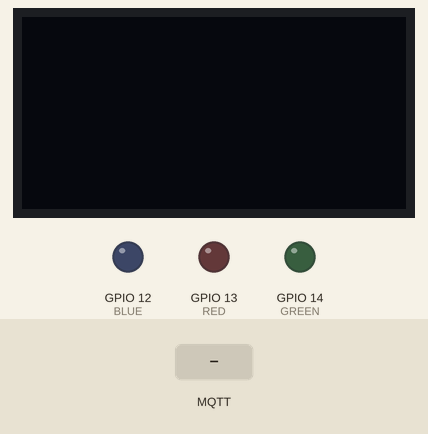
This sketch was run on a simulated ESP32. Shown: 128×64 one-colour display, output pins drawn as LEDs (lit = HIGH). The inputs (shaded band) are chosen by the test bench. WiFi joins after 1.5 s; servers stay silent unless stated; no MQTT or app messages arrive unless stated; what the sketch prints to the serial monitor is not drawn.

Above: at 2.7 s.
2.8 s: MQTT message "HOT!" arrives on the third subscribed topic
At 4.1 s:
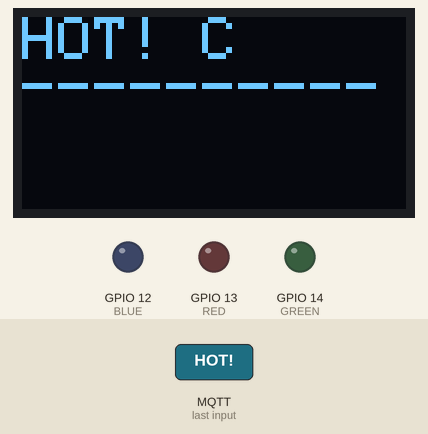
5.1 s: MQTT message "GOOD!" arrives on the third subscribed topic
At 6.2 s:
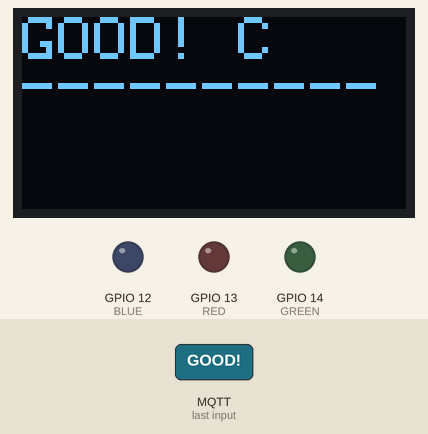
7.3 s: MQTT message "COLD!" arrives on the third subscribed topic
At 9.3 s:
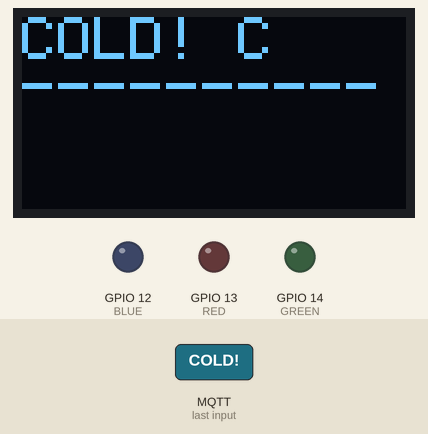
9.6 s: MQTT message "1" arrives on the third subscribed topic
At 11.5 s:
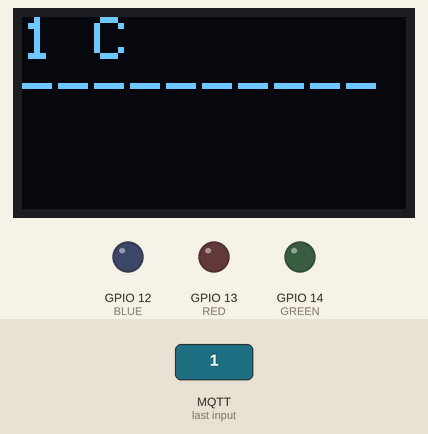
11.9 s: MQTT message "on" arrives on the third subscribed topic
At 13.6 s:
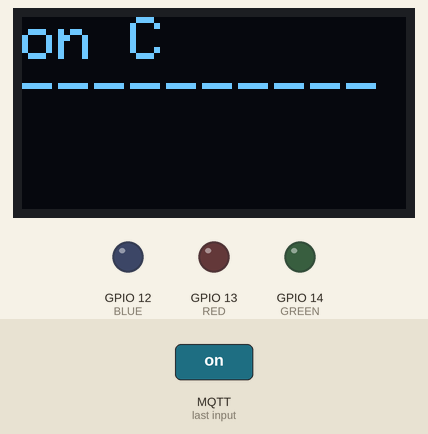
14.2 s: MQTT message "off" arrives on the third subscribed topic
At 15.6 s:
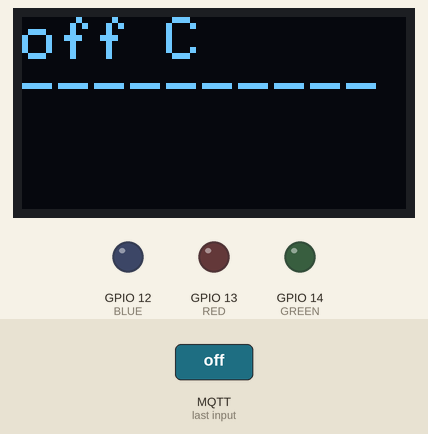
Timing chart, 0 to 17.2 s (numbered marks = the images above; inputs shaded):
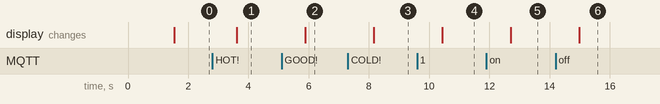

Measured:
- after the input at 2.8 s, the display: changes after 0.81 s (image 1)
- after the input at 5.1 s, the display: changes after 0.79 s (image 2)
- after the input at 7.3 s, the display: changes after 0.86 s (image 3)
- after the input at 9.6 s, the display: changes after 0.84 s (image 4)
- after the input at 11.9 s, the display: changes after 0.81 s (image 5)
- after the input at 14.2 s, the display: changes after 0.79 s (image 6)

The sketch:

Receiver_LedOled.ino
```cpp
#include <WiFi.h>
#include <Adafruit_AHTX0.h>
#include <PubSubClient.h>
#include <Wire.h>
#include <Adafruit_GFX.h>
#include <Adafruit_SSD1306.h>
Adafruit_SSD1306 display(128, 64, &Wire, -1);

#define RED 13
#define GREEN 14
#define BLUE 12


const char* ssid = "GuestWLANPortal";
const char* mqtt_server = "142.93.174.193";

const char* topic2 = "zurich/glassboxKriAri/temperature/out";
const char* topic3 = "zurich/glassboxKriAri/temperature/data";
const char* topic4 = "zurich/glassboxKriAri/humidity/out";

WiFiClient espClient;
PubSubClient client(espClient);
Adafruit_AHTX0 aht;

void setup() {
  Serial.begin(115200);
  pinMode(RED, OUTPUT);
  pinMode(GREEN, OUTPUT);
  pinMode(BLUE, OUTPUT);
  setup_wifi();
  setup_display();
  client.setServer(mqtt_server, 1883);
  client.setCallback(callback);
}


void setup_display(){
  if(!display.begin(SSD1306_SWITCHCAPVCC, 0x3C)) {
 Serial.println("SSD1306 allocation failed");
 while(1) delay(1);
 }
 display.clearDisplay();
 display.setTextSize(2);
 display.setTextColor(WHITE);
}


void setup_wifi() {
  Serial.print("Connecting to ");
  Serial.print(ssid);
  WiFi.begin(ssid);

  while(WiFi.status() != WL_CONNECTED) {
    delay(500);
    Serial.print(".");
  }
  Serial.println("done!");

  Serial.print("IP address: ");

  Serial.println(WiFi.localIP());
}

void callback(char* topic, byte* payload, unsigned int length) {
  if(strcmp(topic, topic2) == 0) {
    char message[length + 1];
    message[length] = '\0';
    for(int i = 0; i < length; i++) {
      message[i] = (char)payload[i];
    }
    Serial.print("Received Message: ");
    Serial.println(message);

    if(strcmp(message, "HOT!") == 0) {
      analogWrite(RED, 255);
      analogWrite(GREEN, 0);
      analogWrite(BLUE, 0);
      } else if(strcmp(message, "GOOD!") == 0) {
      analogWrite(RED, 0);
      analogWrite(GREEN, 255);
      analogWrite(BLUE, 0);
      } else if(strcmp(message, "COLD!") == 0) {
      analogWrite(RED, 0);
      analogWrite(GREEN, 0);
      analogWrite(BLUE, 255);
      }
}

if(strcmp(topic, topic3) == 0) {
    char message[length + 1];
    message[length] = '\0';
    for(int i = 0; i < length; i++) {
      message[i] = (char)payload[i];
    }
    display.clearDisplay();
    display.setCursor(0, 0);
    display.print(message); display.println(" C");
    display.println("----------");
    display.display();
    delay(250);
    }}

void reconnect() {
  Serial.print("Attempting MQTT connection...");
  while(!client.connected()) {
    if(client.connect("Esp32.Glassbox.receiver.KriAri")) {
      Serial.println("done!");

      client.subscribe(topic2);
      client.subscribe(topic4);
      client.subscribe(topic3);
    } else {
      delay(500);
      Serial.print(".");
    }
  }
}

void loop() {
  if(!client.connected()) {
    reconnect();
  }

  delay(1000);
  client.loop();
}
```
